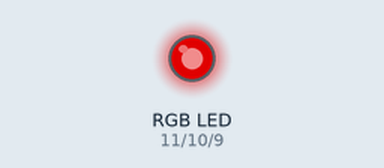
Simulated run of this sketch. Board: Arduino Uno, built with avr-gcc and run on an emulated ATmega328P. Shown: an RGB LED mixed from three pins (HIGH = lit). Dim RGB values are drawn brighter than linear.

Above: at 0.1 s.
At 1.1 s:
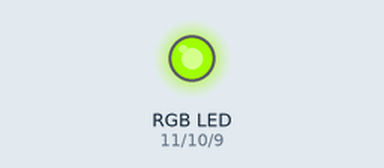
At 3.1 s:
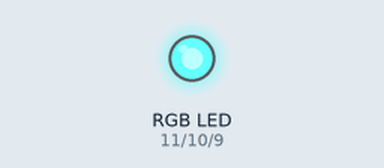
At 16.1 s:
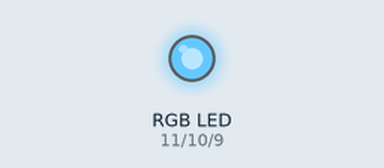
At 24.1 s:
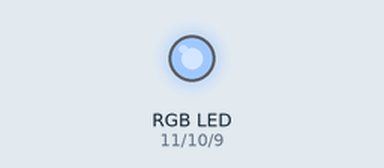
At 37.1 s:
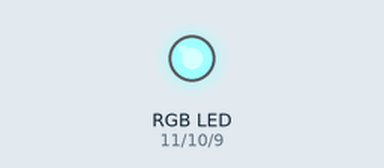
Timing chart, 0 to 40.0 s (numbered marks = the images above):
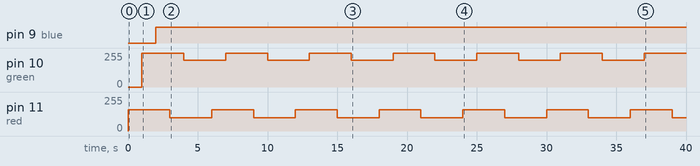

Measured:
- by itself, pin 9 (blue): LOW → HIGH at 2.0 s
- by itself, pin 10 (green): alternates 255/255 for 3.0 s and 200/255 for 3.0 s
- by itself, pin 11 (red): alternates 160/255 for 3.0 s and 100/255 for 3.0 s

The sketch:

RGBled.ino
```cpp
const int red = 11;
const int green = 10;
const int blue = 9;

void setup() {
  pinMode(red, OUTPUT);
  pinMode(green, OUTPUT);
  pinMode(blue, OUTPUT);
}

void loop() {
  analogWrite(red, 100000);
  delay(1000);
  analogWrite(green, 200000);
  delay(1000);
  analogWrite(blue, 500000);
  delay(1000);
  analogWrite(red, 100);
  delay(1000);
  analogWrite(green, 200);
  delay(1000);
  analogWrite(blue, 300);
  delay(1000);
}
```
